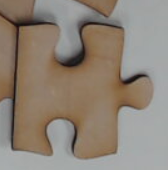
#> input picture vision/p2.png, 168 x 170 px
$ jupyter execute 'Piece Alignment.ipynb'
#> lines starting #> are read from the running program, lines starting #| are printed output that depends on the picture; after the words box and inside, x2 and y2 are one past the last pixel; in counts of white or black regions, pixels touching at a corner belong together
### vision/piece_detector.py
import cv2
import numpy as np
import random

import os

class PuzzlePiece:
    def __init__(self, x, y, w, h, area):
        self.x = x
        self.y = y
        self.width  = w
        self.height = h
        self.area   = area

        self.color = tuple(map(int, np.random.random(size=3) * 255))

        self.matched = True
        self.removed = False

        self.img = None

    def get_location(self):
        return (self.x, self.y)

    def set_location(self, x, y):
        self.x = x
        self.y = y

    def set_img(self, img):
        self.img = img

    def get_color(self):
        return self.color

    def __repr__(self):
        return f"<Puzzle Piece at (x={self.x}, y={self.y}) with color={self.color}>"

    def matches(self, other):
        return (self.x - other.x) ** 2 + (self.y - other.y) ** 2 < 4900

    # [32 lines left out: functions is_valid, is_multiple, get_bounding_box, get_rotation_to_align, not called in this run]


class Detector:
    def __init__(self):
        self.piece_centers = list()
        self.pieces = list()


    def process(self, img):

        # Filter out background
        hsv = cv2.cvtColor(img, cv2.COLOR_BGR2HSV)
        background_lower = (0, 0, 80)
        background_upper = (255, 30, 220)
        binary = cv2.inRange(hsv, background_lower, background_upper)

        # Part of the image which is the puzzle pieces
        blocks = 255 - binary

        # Remove noise
        blocks = cv2.dilate(blocks, None, iterations=1)
        blocks = cv2.erode(blocks, None, iterations=1)

        # Perform 2 iterations of eroding (by distance)
        piece_centers = blocks
        for i in range(2):
            dist_transform = cv2.distanceTransform(piece_centers,cv2.DIST_L2,5)
            _, piece_centers = cv2.threshold(dist_transform,2,255,0)
            piece_centers = piece_centers.astype(np.uint8)

        # One more eroding for good measure
        piece_centers = cv2.erode(piece_centers, None, iterations=4)

        n, markers, stats, centroids = cv2.connectedComponentsWithStats(piece_centers)

        # Increment so that background is not marked as "unknown"
        markers = markers + 1

        for i, stat in enumerate(stats):
            # Background

            xmin, ymin, width, height, area = tuple(stat)

            # This component is either noise or part of another piece that broke off
            # Mark its area as "unknown" to be filled by watershed
            if area < 200:
                markers[markers == (i+1)] = 0

        # Mark unknown regions
        # This is where it's part of a block but we're not sure which one it's part of.
        unknown = cv2.subtract(blocks, piece_centers)
        markers[unknown == 255] = 0

        # Convert image to RGB because watershed only works on RGB
        blobs = cv2.cvtColor(blocks, cv2.COLOR_GRAY2RGB)

        # Hooray
        cv2.watershed(blobs, markers)
        markers = markers.astype(np.uint8)

        # Outline pieces in original image as blue
#         img[markers == 255] = (255, 0, 0)

        #return img, markers

        piece_centers = list()
        pieces = list()

        # Unmatch all pieces
        for piece in self.pieces:
            piece.matched = False

        #print(stats)
        for i, stat in enumerate(stats):
            # Background
            if i == 0:
                continue

            if i+1 not in markers:
                continue

            xmin, ymin, width, height, area = tuple(stat)
            centroid = tuple(np.array(centroids[i]).astype(np.int32))
            piece = PuzzlePiece(centroid[0], centroid[1], width, height, area)
            #if piece.is_valid():
            if True:
                # First try to match the piece
                for existing_piece in self.pieces:
                    if not existing_piece.matched:
                        if existing_piece.matches(piece):
                            existing_piece.set_location(centroid[0], centroid[1])
                            existing_piece.width = width
                            existing_piece.height = height
                            existing_piece.matched = True
                            piece = existing_piece
                            break
                pieces.append(piece)

                cutout_img = blocks[max(ymin-100,0):ymin+height+100, max(xmin-100,0):xmin+height+100].copy()
#                 cutout_img = img[ymin:ymin+height, xmin:xmin+height].copy()
                piece.set_img(cutout_img)


        for piece in pieces:
            r = int(np.sqrt(piece.area) / 4) + 1
            color = piece.get_color()
            cv2.circle(img, piece.get_location(), r, color, -1)
            piece_centers.append(piece.get_location())

        #markers[res != 0] = 255

        self.piece_centers = piece_centers
        self.pieces = pieces

        return img, markers

### vision/Piece Alignment.ipynb
[cell 1]
from glob import glob
import numpy as np
import pandas as pd
from tqdm import tqdm
import cv2
import warnings
warnings.filterwarnings('ignore')

import argparse
import gc
import matplotlib.pyplot as plt
from tqdm.auto import tqdm
from piece_detector import *

[cell 2]
detector = Detector()

[cell 3]
img1 = cv2.imread('p2.png',cv2.IMREAD_GRAYSCALE)          # queryImage
#> img1: shape (170, 168); min 0, max 176, mean 133.7
img2 = cv2.imread('p1.png',cv2.IMREAD_GRAYSCALE) # trainImage
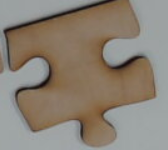
#> input picture vision/p1.png, 168 x 150 px
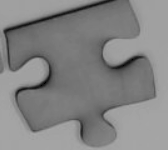
#> img2: shape (150, 168); min 0, max 169, mean 131.7
# Initiate ORB detector
orb = cv2.ORB_create()
# find the keypoints and descriptors with ORB
kp1, des1 = orb.detectAndCompute(img1,None)
#> kp1 = 23 keypoints; strongest (x, y, size): (122, 76, 37.2), (122, 78, 37.2), (123, 78, 31), (124, 82, 37.2)
kp2, des2 = orb.detectAndCompute(img2,None)
#> kp2 = 15 keypoints; strongest (x, y, size): (104, 114, 31), (112, 64, 53.6), (114, 68, 44.6), (113, 67, 37.2)

[cell 4]
img1 = cv2.imread('p1.png')
#> img1 is the input picture: shape (150, 168, 3); mean B, G, R 117, 129.5, 139.5
plt.imshow(img1)
plt.show()
plt.imshow(detector.process(img1)[0])
#> in process, `hsv = cv2.cvtColor(img, cv2.COLOR_BGR2HSV)`: hsv: shape (150, 168, 3); mean H, S, V 48, 53.4, 141.9
#> in process, `binary = cv2.inRange(hsv, background_lower, background_upper)`:
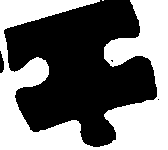
#> binary: shape (150, 168); 45.6% white; 2 white regions (1 under 20 px), largest, box (x1, y1, x2, y2) and area: (0, 0, 168, 150) 11496
#> in process, `blocks = cv2.dilate(blocks, None, iterations=1)`: blocks: shape (150, 168); 57.8% white; 1 black region, box (x1, y1, x2, y2) and area: (0, 0, 168, 150) 10630
#> in process, `blocks = cv2.erode(blocks, None, iterations=1)`: blocks: shape (150, 168); 54.4% white; 1 black region, box (x1, y1, x2, y2) and area: (0, 0, 168, 150) 11493
#> after the loop in process, `for i in range(2):`: piece_centers: shape (150, 168); 44.6% white; 1 white region, box (x1, y1, x2, y2) and area: (8, 0, 153, 143) 11247
#> in process, `piece_centers = cv2.erode(piece_centers, None, iterations=4)`:
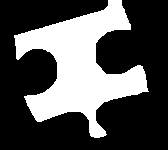
#> piece_centers: shape (150, 168); 32.3% white; 1 white region, box (x1, y1, x2, y2) and area: (14, 0, 149, 138) 8141
#> in process, `n, markers, stats, centroids = cv2.connectedComponentsWithStats(piece_..`: n = 2; stats = [[0, 0, 168, 150, 17059], [14, 0, 135, 138, 8141]]; centroids = [[85.07, 78.46], [80.21, 66.21]]
#> the loop in process, `for i, stat in enumerate(stats):` made 2 passes
#> in process, `unknown = cv2.subtract(blocks, piece_centers)`: unknown: shape (150, 168); 22.1% white; 4 white regions (2 under 20 px), largest, box (x1, y1, x2, y2) and area: (4, 0, 157, 147) 5498, (0, 51, 4, 73) 64
#> in process, `markers[unknown == 255] = 0`: markers: shape (150, 168) int32; 3 distinct labels, from 0 to 2
#> the loop in process, `for i, stat in enumerate(stats):` made 2 passes
#> (xmin, ymin, width, height, area) on pass 2: (14, 0, 135, 138, 8141)
#> after the loop in process, `for i, stat in enumerate(stats):`: pieces = 1 item
#> the loop in process, `for piece in pieces:` made 1 pass
#> (r, color) on pass 1: (23, (139, 182, 153))
#> after the loop in process, `for piece in pieces:`: piece_centers = [(80, 66)]
#> in process, `self.pieces = pieces`: self.pieces = 1 item
plt.show()
img_m1 = detector.pieces[0].img
plt.imshow(img_m1)
plt.show()

[cell 5]
img1 = cv2.imread('p2.png')
#> img1 is the input picture: shape (170, 168, 3); mean B, G, R 118.5, 131, 142.7
plt.imshow(img1)
plt.show()
plt.imshow(detector.process(img1)[0])
#> in process (call 2), `hsv = cv2.cvtColor(img, cv2.COLOR_BGR2HSV)`: hsv: shape (170, 168, 3); mean H, S, V 44.1, 51.3, 144.1
#> in process (call 2), `binary = cv2.inRange(hsv, background_lower, background_upper)`: binary: shape (170, 168); 43.9% white; 2 white regions (1 under 20 px), largest, box (x1, y1, x2, y2) and area: (0, 0, 168, 170) 12521
#> in process (call 2), `blocks = cv2.dilate(blocks, None, iterations=1)`: blocks: shape (170, 168); 58.9% white; 1 black region, box (x1, y1, x2, y2) and area: (0, 0, 168, 170) 11725
#> in process (call 2), `blocks = cv2.erode(blocks, None, iterations=1)`: blocks: shape (170, 168); 56.2% white; 1 black region, box (x1, y1, x2, y2) and area: (0, 0, 168, 170) 12518
#> after the loop in process (call 2), `for i in range(2):`: piece_centers: shape (170, 168); 47.6% white; 2 white regions, box (x1, y1, x2, y2) and area: (0, 0, 150, 155) 13351, (83, 0, 115, 14) 243
#> in process (call 2), `piece_centers = cv2.erode(piece_centers, None, iterations=4)`: piece_centers: shape (170, 168); 37.3% white; 2 white regions, box (x1, y1, x2, y2) and area: (0, 0, 146, 151) 10597, (93, 0, 109, 7) 57
#> in process (call 2), `n, markers, stats, centroids = cv2.connectedComponentsWithStats(piece_..`: markers: shape (170, 168) int32; 3 distinct labels, from 0 to 2
#> in process (call 2), `n, markers, stats, centroids = cv2.connectedComponentsWithStats(piece_..`: n = 3; stats = [[0, 0, 168, 170, 17906], [0, 0, 146, 151, 10597], [93, 0, 16, 7, 57]]; centroids = [[98.21, 88.13], [58.55, 78.81], [101.7, 1.82]]
#> in process (call 2), `markers = markers + 1`:
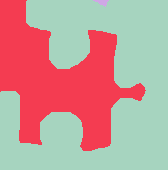
#> markers: shape (170, 168) int32; 3 distinct labels, from 1 to 3; one colour per label, 0 black
#> the loop in process (call 2), `for i, stat in enumerate(stats):` made 3 passes
#> (stat, xmin, width, height, area) on passes 1 to 3: ([0, 0, 168, 170, 17906], 0, 168, 170, 17906), ([0, 0, 146, 151, 10597], 0, 146, 151, 10597), ([93, 0, 16, 7, 57], 93, 16, 7, 57)
#> after the loop in process (call 2), `for i, stat in enumerate(stats):`:
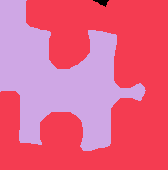
#> markers: shape (170, 168) int32; 3 distinct labels, from 0 to 2; one colour per label, 0 black
#> in process (call 2), `unknown = cv2.subtract(blocks, piece_centers)`: unknown: shape (170, 168); 18.9% white; 2 white regions, box (x1, y1, x2, y2) and area: (0, 0, 154, 159) 5013, (74, 0, 119, 18) 375
#> in process (call 2), `markers[unknown == 255] = 0`: markers: shape (170, 168) int32; 3 distinct labels, from 0 to 2
#> in process (call 2), `markers = markers.astype(np.uint8)`:
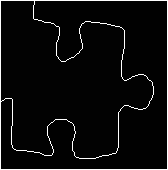
#> markers: shape (170, 168); min 1, max 255, mean 12.5
#> the loop in process (call 2), `for piece in self.pieces:` made 1 pass
#> the loop in process (call 2), `for i, stat in enumerate(stats):` made 3 passes
#> (xmin, ymin, width, height, area) on pass 2: (0, 0, 146, 151, 10597)
#> after the loop in process (call 2), `for i, stat in enumerate(stats):`: existing_piece.height = 151; existing_piece.matched = True; existing_piece.width = 146
#> the loop in process (call 2), `for piece in pieces:` made 1 pass
#> after the loop in process (call 2), `for piece in pieces:`:
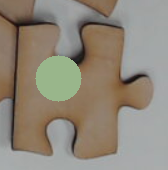
#> img: shape (170, 168, 3); mean B, G, R 121.4, 135.1, 143.8
#> after the loop in process (call 2), `for piece in pieces:`: piece_centers = [(58, 78)]
plt.show()
img_m2 = detector.pieces[0].img
plt.imshow(img_m2)
plt.show()

[cell 6]
orb = cv2.xfeatures2d.SIFT_create(nfeatures = 100000000)#
# find the keypoints and descriptors with ORB
kp1, des1 = orb.detectAndCompute(img_m1,None)
#> kp1 = 26 keypoints; strongest (x, y, size): (117, 52, 17.7), (36, 71, 17.1), (38, 109, 26.6), (136, 82, 26.3)
kp2, des2 = orb.detectAndCompute(img_m2,None)
#> kp2 = 36 keypoints; strongest (x, y, size): (61, 132, 17.1), (68, 47, 16.5), (140, 92, 19.6), (29, 136, 23.1)

[cell 7]
## create BFMatcher object
bf = cv2.BFMatcher(cv2.NORM_L2, crossCheck=True)
# Match descriptors.
matches = bf.match(des1,des2)
#> matches = 14 matches
# Sort them in the order of their distance.
matches = sorted(matches, key = lambda x:x.distance)
# Draw first 10 matches.
img3 = cv2.drawMatches(img_m1,kp1,img_m2,kp2,matches[:],None,flags=cv2.DrawMatchesFlags_NOT_DRAW_SINGLE_POINTS)
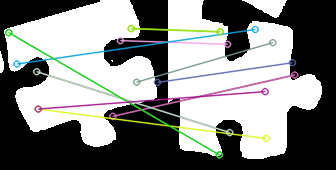
#> img3: shape (170, 336, 3); mean of channels 0, 1, 2 130.5, 132, 130.6; drawn as B, G, R
plt.imshow(img3),plt.show()

[cell 8]
good = matches
#> good = 14 matches
src_pts = np.float32([ kp1[m.queryIdx].pt for m in good ]).reshape(-1,1,2)
#> src_pts = 14 rows, first 8: [119.9, 40.12], [156.9, 81.93], [36.25, 71.16], [112.4, 115.8], [8.3, 32.19], [112.4, 115.8], [37.75, 108.6], [136.1, 81.66]
dst_pts = np.float32([ kp2[m.trainIdx].pt for m in good ]).reshape(-1,1,2)
#> dst_pts = 14 rows, first 8: [59.03, 43.73], [123.9, 62.26], [61.17, 132], [126.2, 74.51], [50.88, 154.4], [126.2, 74.51], [97.76, 138], [104.2, 42.16]
M, mask = cv2.findHomography(src_pts, dst_pts, cv2.RANSAC,5.0)
#> M = [[0.409, 1.16, -29.83], [-0.994, 0.411, 152.1], [0.000456, 0.00121, 1]]; mask = [1, 0, 1, 1, 0, 1, 1, 1, 1, 1, 0, 1, 0, 0]
matchesMask = mask.ravel().tolist()
#> matchesMask = [1, 0, 1, 1, 0, 1, 1, 1, 1, 1, 0, 1, 0, 0]
h,w = img_m1.shape
#> h = 150; w = 168
pts = np.float32([ [0,0],[0,h-1],[w-1,h-1],[w-1,0] ]).reshape(-1,1,2)
#> pts = [[0, 0], [0, 149], [167, 149], [167, 0]]
dst = cv2.perspectiveTransform(pts,M)
#> dst = [[-29.83, 152.1], [121.4, 180.8], [168.4, 37.66], [35.75, -12.96]]
img2 = cv2.polylines(img_m2,[np.int32(dst)],True,125,1, cv2.LINE_AA)
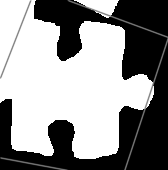
#> img2: shape (170, 168); min 0, max 255, mean 144

[cell 9]
plt.imshow(img2)

[cell 10]
plt.imshow(img_m1)
